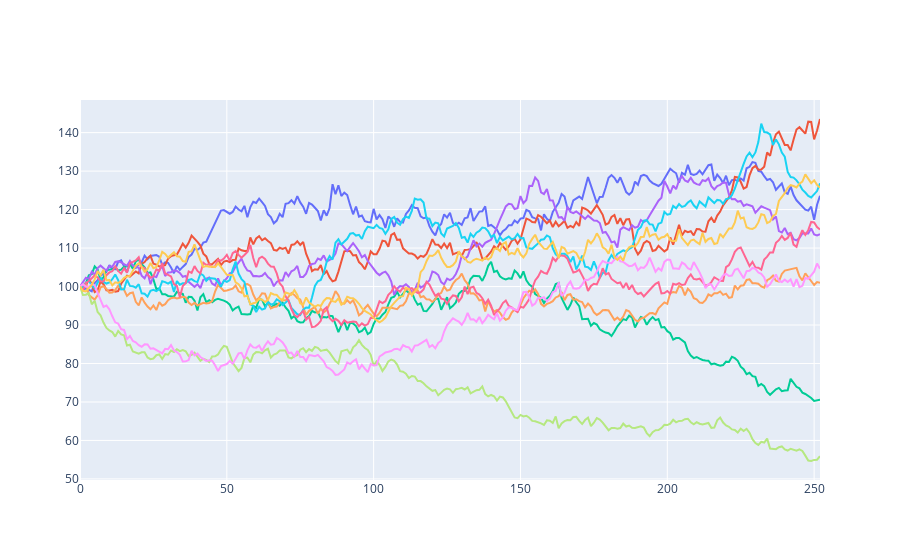

Notebook source saved alongside this figure:
### Markdown cell above
Euler–Maruyama says “Over a very small time step Δt , just approximate the change.”
$$
S_{t+\Delta t}
=
S_t
+
\mu S_t \, \Delta t
+
\sigma S_t \sqrt{\Delta t}\, Z
$$

- It can go negative
- It introduces discretization bias

Hence MC simulation :

### Code cell
S = simulate_gbm_paths(S0=100, r=0.05, sigma=0.2, T=1, N=252, M=10)

print(S.shape)
import plotly.graph_objects as go

fig = go.Figure()
for i in range(S.shape[0]):
    fig.add_trace(go.Scatter(y=S[i], mode="lines", showlegend=False))

fig.show()

### Figure 1 — Plotly figure (JSON) as saved in the notebook; plotly's stock layout.template omitted (floating-point values rounded to 4 significant figures; data arrays with more than 128 entries replaced by an {"elided": "..."} marker saying what was removed)
{"data": [{"mode": "lines", "showlegend": false, "type": "scatter", "y": {"elided": "253 float values"}}, {"mode": "lines", "showlegend": false, "type": "scatter", "y": {"elided": "253 float values"}}, {"mode": "lines", "showlegend": false, "type": "scatter", "y": {"elided": "253 float values"}}, {"mode": "lines", "showlegend": false, "type": "scatter", "y": {"elided": "253 float values"}}, {"mode": "lines", "showlegend": false, "type": "scatter", "y": {"elided": "253 float values"}}, {"mode": "lines", "showlegend": false, "type": "scatter", "y": {"elided": "253 float values"}}, {"mode": "lines", "showlegend": false, "type": "scatter", "y": {"elided": "253 float values"}}, {"mode": "lines", "showlegend": false, "type": "scatter", "y": {"elided": "253 float values"}}, {"mode": "lines", "showlegend": false, "type": "scatter", "y": {"elided": "253 float values"}}, {"mode": "lines", "showlegend": false, "type": "scatter", "y": {"elided": "253 float values"}}], "layout": {}}
